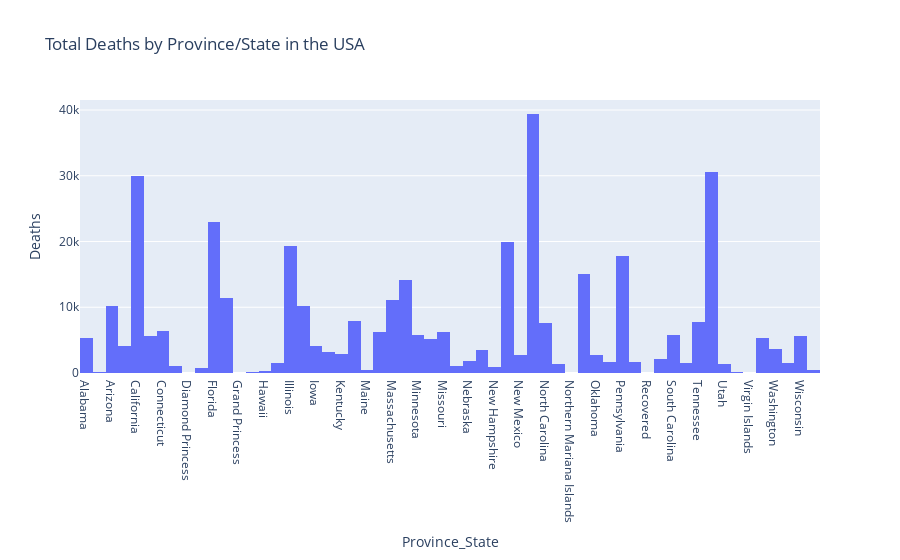

This figure's notebook cell:
### Markdown cell above
### Plot Province/State wise Deaths in USA

### Code cell
import plotly.express as px

#covid_data was the original dataframe which was not grouped by country
data = covid_data[['Country_Region', 'Province_State', 'Deaths']].query('Country_Region == "US" ')

fig = px.bar(data, x='Province_State', y='Deaths',
      title='Total Deaths by Province/State in the USA')
fig.update_traces(marker_line_width = 0, textfont_size=12, textangle=0, textposition='outside', cliponaxis=False)
fig.update_layout(bargap=0, bargroupgap=0)
fig.show()

### Figure 1 — Plotly figure (JSON) as saved in the notebook; plotly's stock layout.template omitted (floating-point values rounded to 4 significant figures; data arrays with more than 128 entries replaced by an {"elided": "..."} marker saying what was removed)
{"data": [{"alignmentgroup": "True", "cliponaxis": false, "hovertemplate": "Province_State=%{x}<br>Deaths=%{y}<extra></extra>", "legendgroup": "", "marker": {"color": "#636efa", "line": {"width": 0}, "pattern": {"shape": ""}}, "name": "", "offsetgroup": "", "orientation": "v", "showlegend": false, "textangle": 0, "textfont": {"size": 12}, "textposition": "outside", "type": "bar", "x": {"elided": "3276 str values"}, "xaxis": "x", "y": {"elided": "3276 int values"}, "yaxis": "y"}], "layout": {"bargap": 0, "bargroupgap": 0, "barmode": "relative", "legend": {"tracegroupgap": 0}, "title": {"text": "Total Deaths by Province/State in the USA"}, "xaxis": {"anchor": "y", "domain": [0, 1], "title": {"text": "Province_State"}}, "yaxis": {"anchor": "x", "domain": [0, 1], "title": {"text": "Deaths"}}}}
